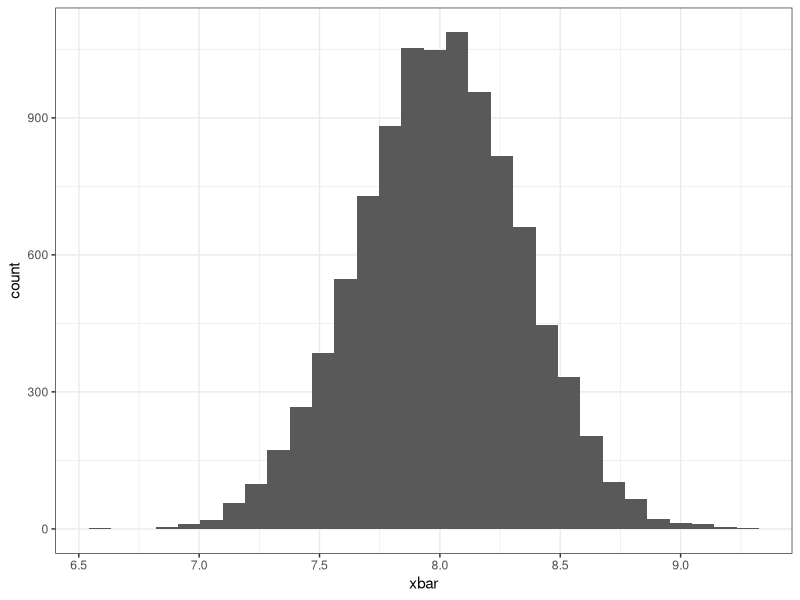
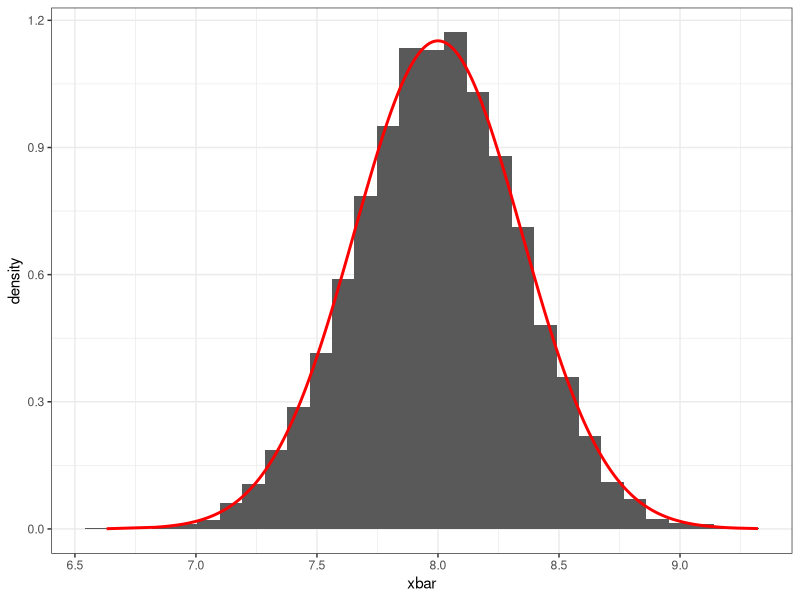
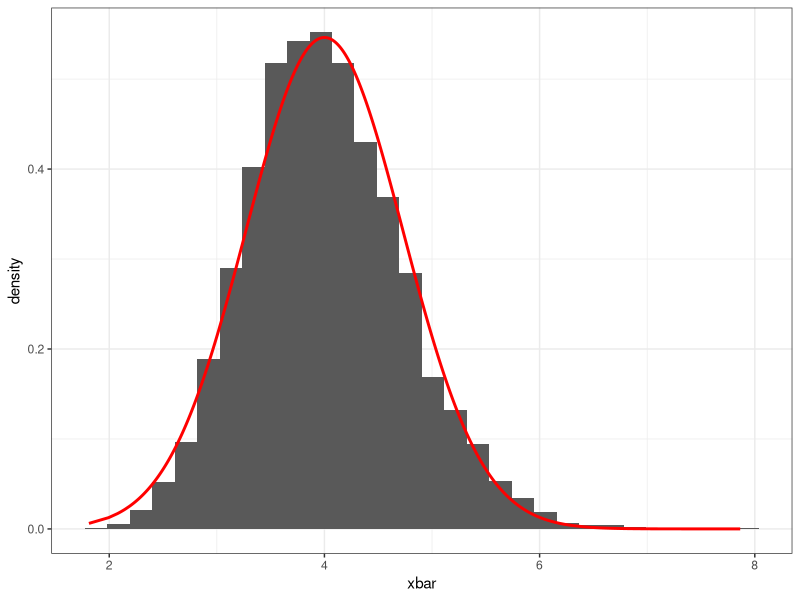
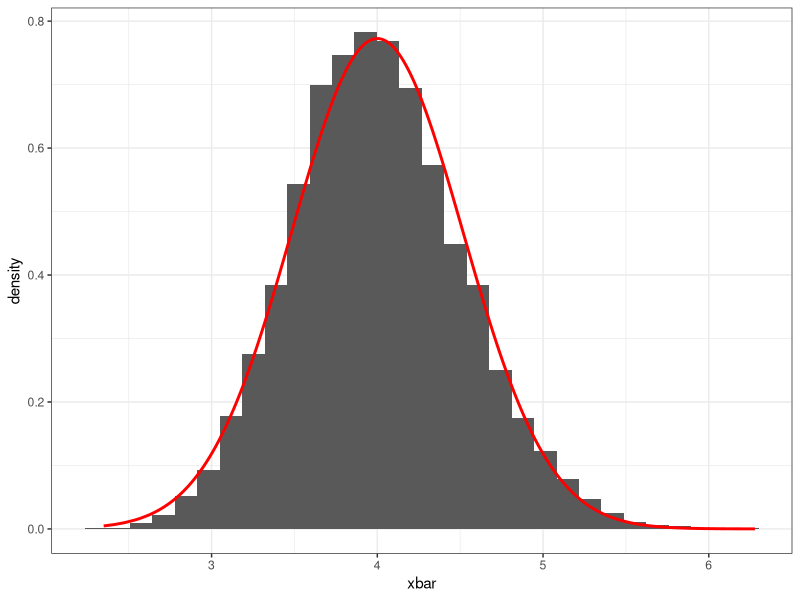
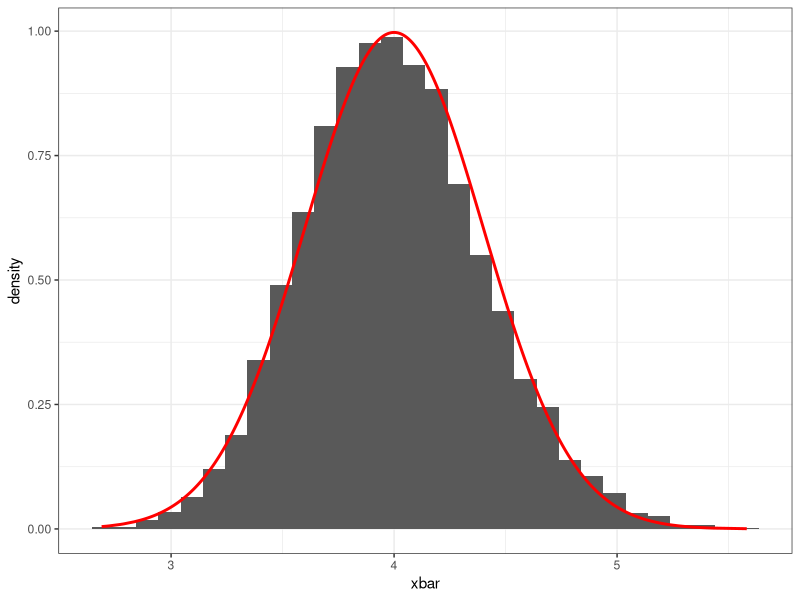
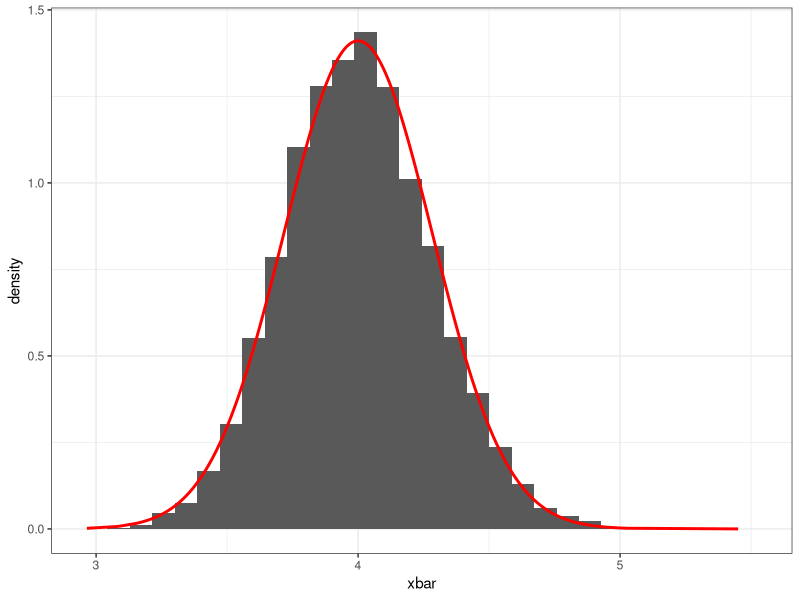
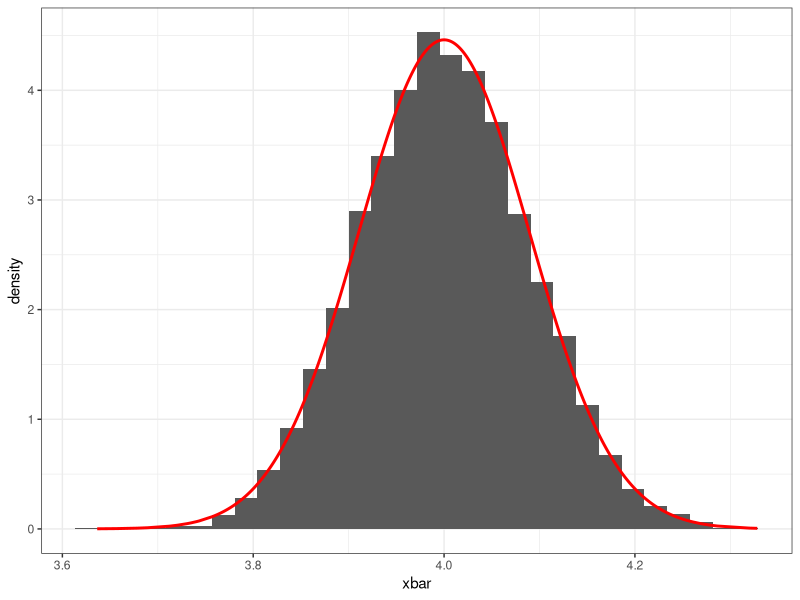

Recreate these plots in R, in order.
## ---- chunk 1
#| code-fold: show


library(ggplot2)
## ---- chunk 2
x1 <- rnorm(25, 8, sqrt(3))
mean(x1)
## ---- chunk 3
x2 <- rnorm(25, 8, sqrt(3))
mean(x2)
## ---- chunk 4
x3 <- rnorm(25, 8, sqrt(3))
mean(x3)
## ---- chunk 5
# Generate 10,000 samples of size 25 
x_samples <- replicate(10000, rnorm(25, 8, sqrt(3)))
# Obtain the mean for all the samples
x_means <- colMeans(x_samples)
# Plot a histogram of the sample means
data.frame(xbar = x_means) |> 
  ggplot(aes(xbar)) +
  geom_histogram() +
  theme_bw()
## ---- chunk 6
# Plotting the histogram of the sample means
# And imposing the density function of a normal distribution

data.frame(xbar = x_means, y = dnorm(x_means, 8, sqrt(3/25))) |> 
  ggplot(aes(xbar, y = after_stat(density))) +
  geom_histogram() +
  geom_line(aes(xbar, y), col = "red", lwd = 1) +
  theme_bw()
## ---- chunk 7

# Generate 10,000 samples of size 15 
# Obtain the mean for all the samples
x_samples <- replicate(10000, rchisq(15, 4))
x_means <- colMeans(x_samples)

# Plotting the histogram of the sample means
# And imposing the density function of a normal distribution
data.frame(xbar = x_means, y = dnorm(x_means, 4, sqrt(8/15))) |> 
  ggplot(aes(xbar, y = after_stat(density))) +
  geom_histogram() +
  geom_line(aes(xbar, y), col = "red", lwd = 1) +
  theme_bw()
## ---- chunk 8

# Generate 10,000 samples of size 30
# Obtain the mean for all the samples
x_samples <- replicate(10000, rchisq(30, 4))
x_means <- colMeans(x_samples)

# Plotting the histogram of the sample means
# And imposing the density function of a normal distribution

data.frame(xbar = x_means, y = dnorm(x_means, 4, sqrt(8/30))) |> 
  ggplot(aes(xbar, y = after_stat(density))) +
  geom_histogram() +
  geom_line(aes(xbar, y), col = "red", lwd = 1) +
  theme_bw()
## ---- chunk 9

# Generate 10,000 samples of size 50
# Obtain the mean for all the samples
x_samples <- replicate(10000, rchisq(50, 4))
x_means <- colMeans(x_samples)

# Plotting the histogram of the sample means
# And imposing the density function of a normal distribution
data.frame(xbar = x_means, y = dnorm(x_means, 4, sqrt(8/50))) |> 
  ggplot(aes(xbar, y = after_stat(density))) +
  geom_histogram() +
  geom_line(aes(xbar, y), col = "red", lwd = 1) +
  theme_bw()
## ---- chunk 10

# Generate 10,000 samples of size 100
# Obtain the mean for all the samples
x_samples <- replicate(10000, rchisq(100, 4))
x_means <- colMeans(x_samples)

# Plotting the histogram of the sample means
# And imposing the density function of a normal distribution
data.frame(xbar = x_means, y = dnorm(x_means, 4, sqrt(8/100))) |> 
  ggplot(aes(xbar, y = after_stat(density))) +
  geom_histogram() +
  geom_line(aes(xbar, y), col = "red", lwd = 1) +
  theme_bw()
## ---- chunk 11

# Generate 10,000 samples of size 1000 
# Obtain the mean for all the samples
x_samples <- replicate(10000, rchisq(1000, 4))
x_means <- colMeans(x_samples)

# Plotting the histogram of the sample means
# And imposing the density function of a normal distribution
data.frame(xbar = x_means, y = dnorm(x_means, 4, sqrt(8/1000))) |> 
  ggplot(aes(xbar, y = after_stat(density))) +
  geom_histogram() +
  geom_line(aes(xbar, y), col = "red", lwd = 1) +
  theme_bw()
